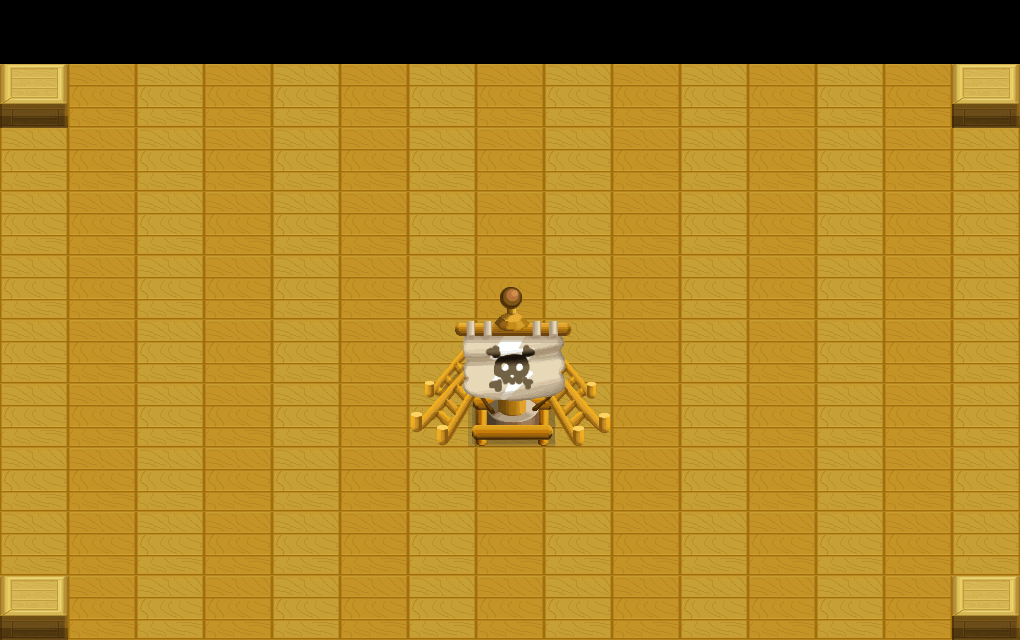

The image is a tile-based game level rendered from a .tmx file. Its description and source (layers, tilesets, objects; grid data summarised) follow:
An orthogonal 15x10 tile map with 68x64 px tiles, 4 tile layers (bg, item, wall, fg) and 2 objects (player1, player2).

<map version="1.0" orientation="orthogonal" renderorder="right-down" width="15" height="10" tilewidth="68" tileheight="64" nextobjectid="6">
 <tileset firstgid="1" name="haidao" tilewidth="68" tileheight="64" tilecount="40" columns="5">
  <image source="haidao.png" width="340" height="512" />
  <tile id="2">
   <properties>
    <property name="block" value="1" />
    <property name="move" value="1" />
    <property name="shadow" value="1" />
   </properties>
  </tile>
  <tile id="3">
   <properties>
    <property name="block" value="1" />
    <property name="shadow" value="1" />
   </properties>
  </tile>
  <tile id="4">
   <properties>
    <property name="block" value="1" />
    <property name="shadow" value="1" />
   </properties>
  </tile>
  <tile id="11">
   <properties>
    <property name="block" value="1" />
   </properties>
  </tile>
  <tile id="12">
   <properties>
    <property name="block" value="1" />
   </properties>
  </tile>
  <tile id="13">
   <properties>
    <property name="block" value="1" />
   </properties>
  </tile>
  <tile id="14">
   <properties>
    <property name="block" value="1" />
   </properties>
  </tile>
  <tile id="17">
   <properties>
    <property name="block" value="1" />
   </properties>
  </tile>
  <tile id="18">
   <properties>
    <property name="block" value="1" />
   </properties>
  </tile>
  <tile id="19">
   <properties>
    <property name="block" value="1" />
   </properties>
  </tile>
  <tile id="33">
   <properties>
    <property name="block" value="1" />
   </properties>
  </tile>
  <tile id="35">
   <properties>
    <property name="block" value="1" />
   </properties>
  </tile>
  <tile id="36">
   <properties>
    <property name="block" value="1" />
   </properties>
  </tile>
  <tile id="37">
   <properties>
    <property name="block" value="1" />
   </properties>
  </tile>
 </tileset>
 <layer name="bg" width="15" height="10">
  <data>[150 cells, 135 non-empty, 2 distinct tile ids]</data>
 </layer>
 <layer name="item" width="15" height="10">
  <data>[150 cells, 4 non-empty, 1 distinct tile ids]</data>
 </layer>
 <layer name="wall" width="15" height="10">
  <data>[150 cells, 3 non-empty, 3 distinct tile ids]</data>
 </layer>
 <layer name="fg" width="15" height="10">
  <data>[150 cells, 4 non-empty, 4 distinct tile ids]</data>
 </layer>
 <objectgroup name="players">
  <object id="1" name="player1" x="853" y="551">
   <properties>
    <property name="playertype" value="npc3" />
   </properties>
  </object>
  <object id="2" name="player2" x="177" y="105">
   <properties>
    <property name="playertype" value="player" />
   </properties>
  </object>
 </objectgroup>
</map>
